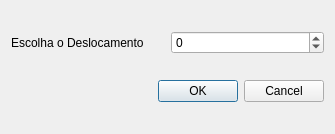
<?xml version="1.0" encoding="UTF-8"?>
<ui version="4.0">
 <class>CaesarShiftDialog</class>
 <widget class="QDialog" name="CaesarShiftDialog">
  <property name="geometry">
   <rect>
    <x>0</x>
    <y>0</y>
    <width>335</width>
    <height>134</height>
   </rect>
  </property>
  <property name="windowTitle">
   <string>Dialog</string>
  </property>
  <layout class="QVBoxLayout" name="verticalLayout">
   <item>
    <layout class="QHBoxLayout" name="horizontalLayout">
     <item>
      <widget class="QLabel" name="label">
       <property name="text">
        <string>Escolha o Deslocamento</string>
       </property>
      </widget>
     </item>
     <item>
      <widget class="QSpinBox" name="ShiftSBox">
       <property name="minimum">
        <number>-99</number>
       </property>
      </widget>
     </item>
    </layout>
   </item>
   <item>
    <widget class="QDialogButtonBox" name="buttonBox">
     <property name="orientation">
      <enum>Qt::Horizontal</enum>
     </property>
     <property name="standardButtons">
      <set>QDialogButtonBox::Cancel|QDialogButtonBox::Ok</set>
     </property>
    </widget>
   </item>
  </layout>
  <zorder>buttonBox</zorder>
  <zorder>horizontalLayoutWidget</zorder>
  <zorder>label</zorder>
 </widget>
 <resources/>
 <connections>
  <connection>
   <sender>buttonBox</sender>
   <signal>accepted()</signal>
   <receiver>CaesarShiftDialog</receiver>
   <slot>accept()</slot>
   <hints>
    <hint type="sourcelabel">
     <x>248</x>
     <y>254</y>
    </hint>
    <hint type="destinationlabel">
     <x>157</x>
     <y>274</y>
    </hint>
   </hints>
  </connection>
  <connection>
   <sender>buttonBox</sender>
   <signal>rejected()</signal>
   <receiver>CaesarShiftDialog</receiver>
   <slot>reject()</slot>
   <hints>
    <hint type="sourcelabel">
     <x>316</x>
     <y>260</y>
    </hint>
    <hint type="destinationlabel">
     <x>286</x>
     <y>274</y>
    </hint>
   </hints>
  </connection>
 </connections>
</ui>
